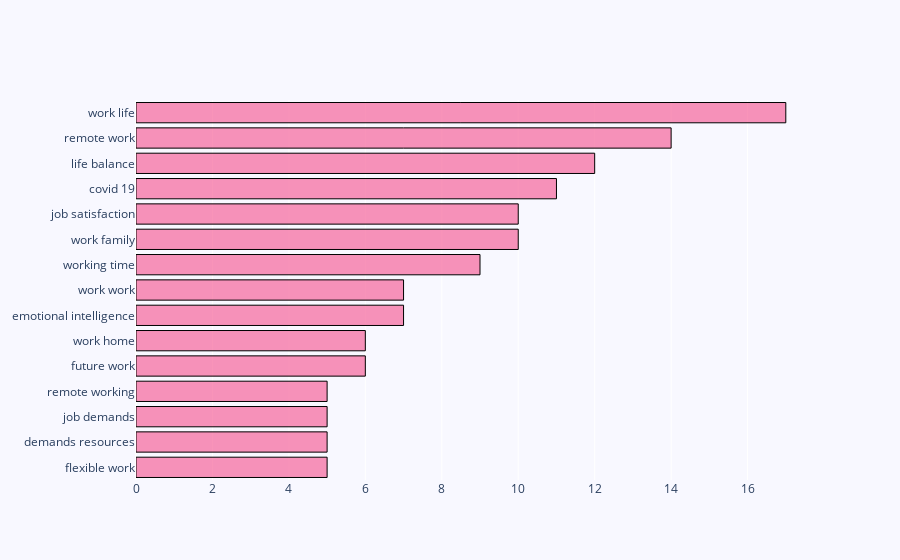

This figure's notebook cell:
### Code cell
bibfile.get_top_ngrams(view = 'notebook', entry = 'kwa', ngrams = 2, stop_words = ['en'], rmv_custom_words = [], wordsn = 15)

### Figure 1 — Plotly figure (JSON) as saved in the notebook; plotly's stock layout.template omitted (floating-point values rounded to 4 significant figures)
{"data": [{"marker": {"color": "rgba(246, 78, 139, 0.6)", "line": {"color": "black", "width": 1}}, "orientation": "h", "type": "bar", "x": [17, 14, 12, 11, 10, 10, 9, 7, 7, 6, 6, 5, 5, 5, 5], "y": ["work life", "remote work", "life balance", "covid 19", "job satisfaction", "work family", "working time", "work work", "emotional intelligence", "work home", "future work", "remote working", "job demands", "demands resources", "flexible work"]}], "layout": {"paper_bgcolor": "rgb(248, 248, 255)", "plot_bgcolor": "rgb(248, 248, 255)", "yaxis": {"autorange": "reversed"}}}
